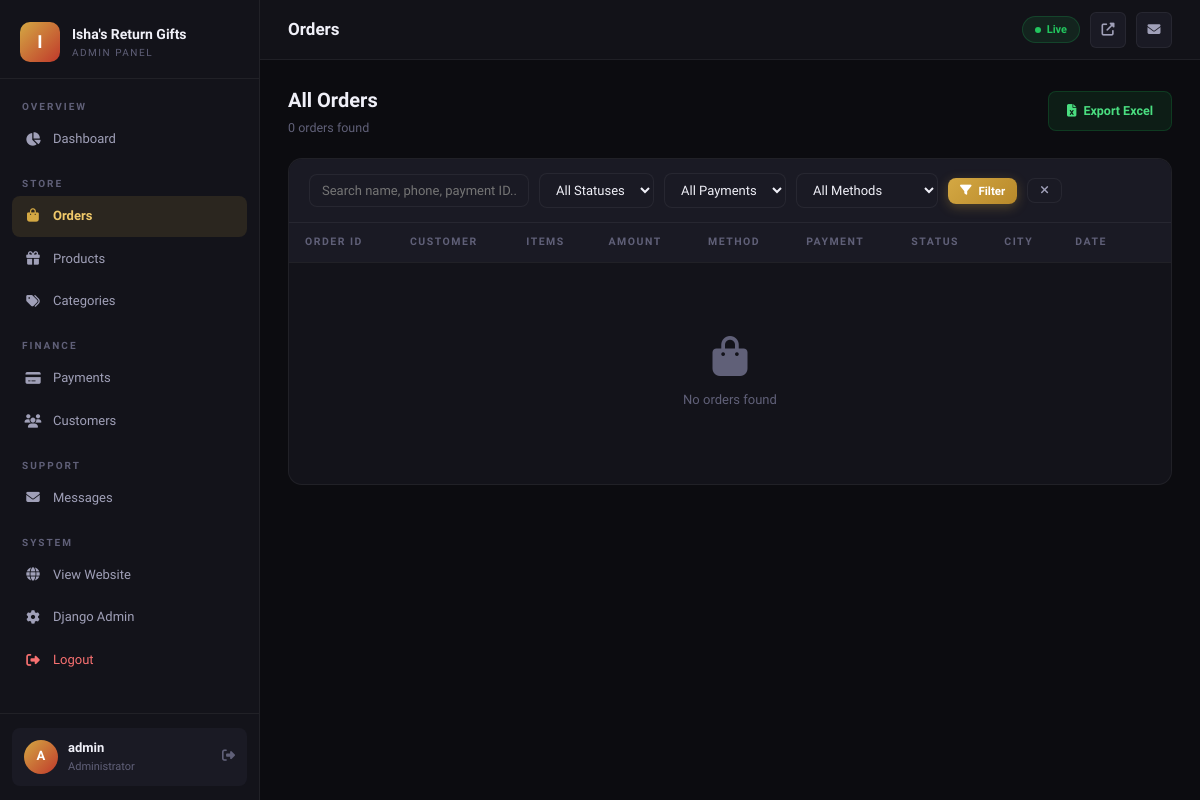
The app's page /dashboard/orders/ (signed in), older data.
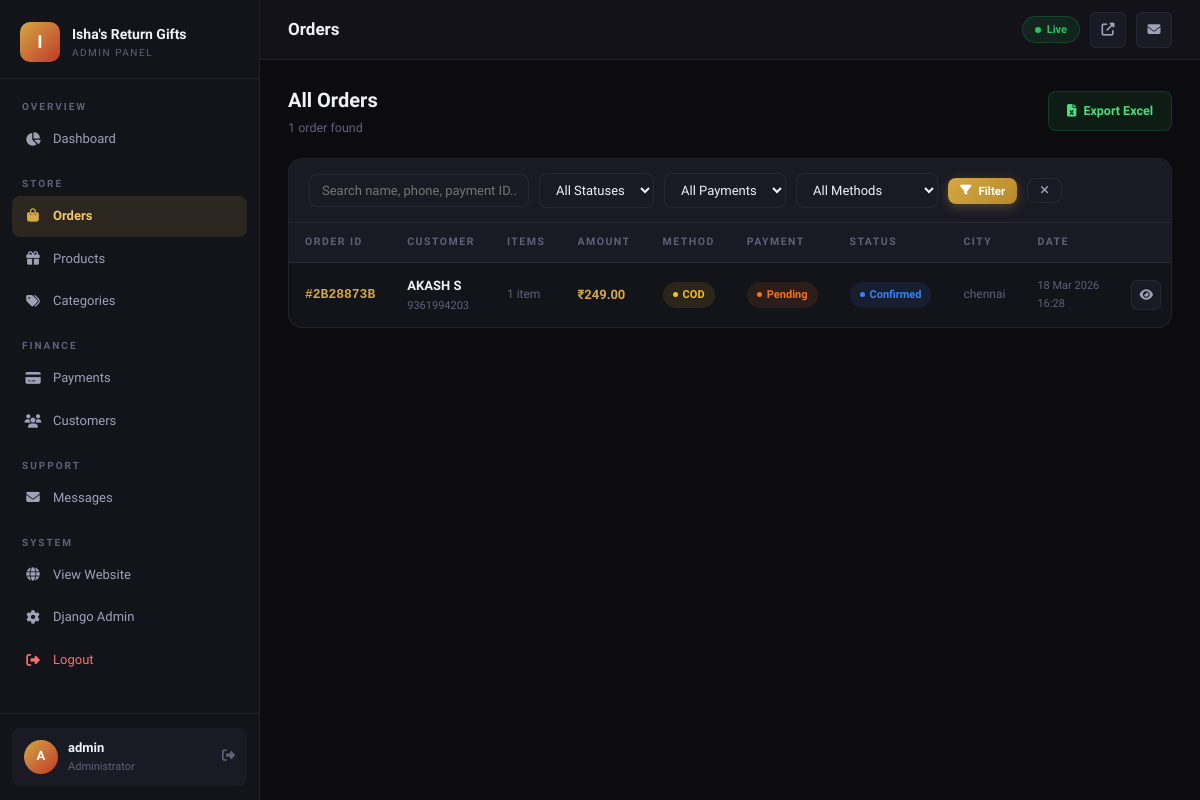
The same page, newer data.
### orders/models.py (models this page shows, shortened)
class Order(models.Model):
    STATUS_CHOICES = [
        ('pending', 'Pending'),
        ('confirmed', 'Confirmed'),
        ('processing', 'Processing'),
        ('shipped', 'Shipped'),
        ('delivered', 'Delivered'),
        ('cancelled', 'Cancelled'),
    ]
    PAYMENT_STATUS_CHOICES = [
        ('pending', 'Pending'),
        ('paid', 'Paid'),
        ('failed', 'Failed'),
        ('refunded', 'Refunded'),
    ]
    PAYMENT_METHOD_CHOICES = [
        ('cod', 'Cash on Delivery'),
        ('online', 'Online Payment (UPI / Card / Net Banking)'),
    ]
    order_id = models.UUIDField(default=uuid.uuid4, editable=False, unique=True)
    customer_name = models.CharField(max_length=200)
    customer_email = models.EmailField(blank=True)
    customer_phone = models.CharField(max_length=15)
    address = models.TextField()
    city = models.CharField(max_length=100)
    state = models.CharField(max_length=100, default='Tamil Nadu')
    pincode = models.CharField(max_length=10)
    total_price = models.DecimalField(max_digits=10, decimal_places=2)
    payment_method = models.CharField(max_length=20, choices=PAYMENT_METHOD_CHOICES, default='online')
    payment_id = models.CharField(max_length=200, blank=True)
    razorpay_order_id = models.CharField(max_length=200, blank=True)
    payment_status = models.CharField(max_length=20, choices=PAYMENT_STATUS_CHOICES, default='pending')
    order_status = models.CharField(max_length=20, choices=STATUS_CHOICES, default='pending')
    notes = models.TextField(blank=True)
    created_at = models.DateTimeField(auto_now_add=True)
    updated_at = models.DateTimeField(auto_now=True)
    class Meta:
        ordering = ['-created_at']
    def get_short_order_id(self):
        return str(self.order_id)[:8].upper()

### dashboard/views.py (the view)
# urls.py: path('orders/', views.order_list, name='dashboard_orders'),
@login_required(login_url='/dashboard/login/')
@user_passes_test(is_admin, login_url='/dashboard/login/')
def order_list(request):
    orders = Order.objects.prefetch_related('items').order_by('-created_at')
    status = request.GET.get('status', '')
    payment = request.GET.get('payment', '')
    search = request.GET.get('search', '')
    method = request.GET.get('method', '')
    if status: orders = orders.filter(order_status=status)
    if payment: orders = orders.filter(payment_status=payment)
    if method: orders = orders.filter(payment_method=method)
    if search:
        orders = orders.filter(Q(customer_name__icontains=search) | Q(customer_phone__icontains=search) | Q(payment_id__icontains=search))
    return render(request, 'dashboard/orders.html', {
        'orders': orders, 'status_filter': status, 'payment_filter': payment,
        'method_filter': method, 'search': search, 'total_count': orders.count(),
        'status_choices': Order.STATUS_CHOICES, 'payment_choices': Order.PAYMENT_STATUS_CHOICES,
        'pending_count': Order.objects.filter(order_status='pending').count(),
        'new_msg_count': get_new_msg_count(),
    })

### dashboard/views.py (called while the page is built)
def is_admin(user):
    return user.is_authenticated and user.is_staff

def get_new_msg_count():
    try:
        from contact.models import ContactMessage
        return ContactMessage.objects.filter(status='new').count()
    except Exception:
        return 0

### products/context_processors.py (called while the page is built)
def cart_count(request):
    count = 0
    if request.session.session_key:
        try:
            cart = Cart.objects.get(session_key=request.session.session_key)
            count = cart.get_item_count()
        except Cart.DoesNotExist:
            pass
    return {'cart_count': count}

### templates/dashboard/orders.html (shortened to what this page needs)
{% extends 'dashboard/base.html' %}
{% block nav_orders %}active{% endblock %}
{% block page_title %}Orders{% endblock %}
{% block content %}
<div class="s-header">
  <div class="s-title">
    <h2>All Orders</h2>
    <p>{{ total_count }} order{{ total_count|pluralize }} found</p>
  </div>
  <div class="s-actions">
    <a href="{% url 'export_orders_excel' %}" class="btn btn-excel"><i class="fas fa-file-excel"></i> Export Excel</a>
  </div>
</div>
<div class="card">
  <div class="filter-bar">
    <form method="GET" style="display:flex;gap:10px;flex-wrap:wrap;width:100%;align-items:center;">
      <input type="text" name="search" class="f-control filter-search" placeholder="Search name, phone, payment ID..." value="{{ search }}">
      <select name="status" class="f-control">
        <option value="">All Statuses</option>
      </select>
      <select name="payment" class="f-control">
        <option value="">All Payments</option>
      </select>
      <select name="method" class="f-control">
        <option value="">All Methods</option>
      </select>
      <button type="submit" class="btn btn-gold btn-sm"><i class="fas fa-filter"></i> Filter</button>
      <a href="{% url 'dashboard_orders' %}" class="btn btn-ghost btn-sm"><i class="fas fa-times"></i></a>
    </form>
  </div>
  <div style="overflow-x:auto;">
    <table class="d-table">
      <thead><tr>
        <th>Order ID</th><th>Customer</th><th>Items</th><th>Amount</th>
        <th>Method</th><th>Payment</th><th>Status</th><th>City</th><th>Date</th><th></th>
      </tr></thead>
      <tbody>
        {% for o in orders %}
        <tr>
          <td><span style="font-family:monospace;color:var(--gold);font-weight:700;">#{{ o.get_short_order_id }}</span></td>
          <td>
            <div style="font-weight:600;">{{ o.customer_name }}</div>
            <div style="font-size:11px;color:var(--text3);">{{ o.customer_phone }}</div>
          </td>
          <td style="color:var(--text3);font-size:12px;">{{ o.items.count }} item{{ o.items.count|pluralize }}</td>
          <td style="font-weight:700;color:var(--gold);">₹{{ o.total_price }}</td>
          <td>{% if o.payment_method == 'cod' %}<span class="badge b-cod">COD</span>{% else %}<span class="badge b-online">Online</span>{% endif %}</td>
          <td><span class="badge b-{{ o.payment_status }}">{{ o.payment_status|title }}</span></td>
          <td><span class="badge b-{{ o.order_status }}">{{ o.order_status|title }}</span></td>
          <td style="color:var(--text3);font-size:12px;">{{ o.city }}</td>
          <td style="color:var(--text3);font-size:11px;white-space:nowrap;">{{ o.created_at|date:"d M Y" }}<br>{{ o.created_at|time:"H:i" }}</td>
          <td><a href="{% url 'dashboard_order_detail' o.id %}" class="btn-icon"><i class="fas fa-eye"></i></a></td>
        </tr>
        {% empty %}
        <tr><td colspan="10"><div class="empty"><i class="fas fa-shopping-bag"></i><p>No orders found</p></div></td></tr>
        {% endfor %}
      </tbody>
    </table>
  </div>
</div>
{% endblock %}

Row changes from the older to the newer data that the page shows:
added Order: get_short_order_id "2B28873B", customer_name "AKASH S", customer_phone "9361994203", items.count "1", total_price "249.00", payment_method "COD", payment_status "Pending", order_status "Confirmed", city "chennai", created_at "18 Mar 2026", created_at "16:28"
Text that changed along with them:
{{ total_count }}: "0" → "1"
text no longer shown: "No orders found"
